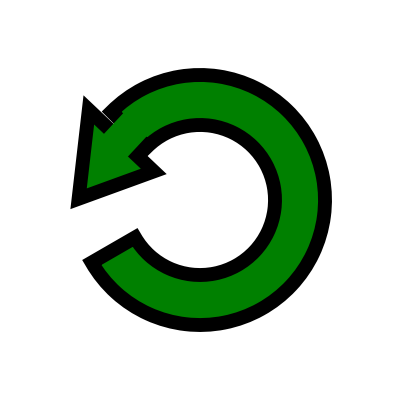

Generate this figure with Python:
import time
import pandas as pd
import matplotlib as mpl
import matplotlib.pyplot as plt

#Making the plot
fig, ax = plt.subplots(figsize = (4, 4))
lim =-8, 8
ax.set(xlim = lim, ylim = lim)

#Making the patch
#This patch will be made with 3 patches,
#A wedge for the round part; A small square to cover the edge of the wedge;
#A triangular marker for the head.

patch1 = mpl.patches.Wedge(0.0, 5, 210, 135+360, width = 2, color = 'green',
                           lw = 10)
patch1.set_edgecolor("black")
ax.add_patch(patch1)

marker = mpl.markers.MarkerStyle("<")
marker.transform = mpl.transforms.Affine2D().scale(1).scale(1.6).rotate_deg(20).translate(-3.90, 2.1)+ax.transData
#marker._vertices = marker.transform(marker.get_path()._vertices)

patch = mpl.patches.PathPatch(marker.get_path(), lw=10, facecolor="green")
ax.add_patch(patch)
patch.set_transform(marker.transform)


marker = mpl.markers.MarkerStyle("s")
marker.transform = mpl.transforms.Affine2D().scale(1.49, 1.32).rotate_deg(47).translate(-3.05, 1.56)+ax.transData
#marker._vertices = marker.transform(marker.get_path()._vertices)

patch = mpl.patches.PathPatch(marker.get_path(), lw=0, facecolor="green")
ax.add_patch(patch)
patch.set_transform(marker.transform)


if __name__ == "__main__":
    plt.show()
else:
    try: from icons.img_pack import get_img_from_ax
    except: from img_pack import get_img_from_ax
replay_icon = get_img_from_ax(ax)
